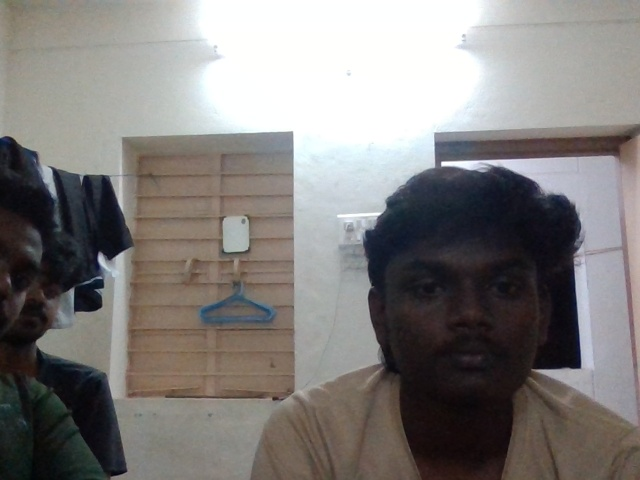
#> input picture photos/2023CS08_Dinesh S.jpg, 640 x 480 px; its folder holds only this picture in this run
$ python face_detector.py
#> lines starting #> are read from the running program, lines starting #| are printed output that depends on the picture
import cv2
import os
import csv
import numpy as np
from PIL import Image
import tkinter as tk
from tkinter import messagebox

def recognize_face():
    import threading

    # Load student data from CSV
    students = {}
    try:
        with open('jerin.csv', 'r') as file:
#> (reads jerin.csv from the repository)
            reader = csv.DictReader(file)
            for row in reader:
                students[row['Roll No']] = {
                    'name': row['Name'],
                    'department': row['Department'],
                    'course': row['Course']
                }
    except FileNotFoundError:
        messagebox.showerror("Error", "Student database not found!")
        return

    # Initialize face recognizer
    recognizer = cv2.face.LBPHFaceRecognizer_create()
    face_cascade = cv2.CascadeClassifier(cv2.data.haarcascades + 'haarcascade_frontalface_default.xml')

    # Prepare training data
    faces = []
    labels = []
    labels_dict = {}
    current_id = 0

    photos_dir = os.path.join(os.path.dirname(os.path.abspath(__file__)), 'photos')
    if not os.path.exists(photos_dir):
        messagebox.showerror("Error", "Photos directory not found!")
        return

    face_cascade_path = cv2.data.haarcascades + 'haarcascade_frontalface_default.xml'
    if not os.path.exists(face_cascade_path):
        messagebox.showerror("Error", "Haar cascade file missing!")
        return

    for root, _, files in os.walk(photos_dir):
        for file in files:
            if file.lower().endswith(('jpg', 'png')):
                path = os.path.join(root, file)
                try:
                    roll_no = os.path.splitext(file)[0].split('_')[0]
                    label = roll_no

                    if label not in labels_dict:
                        labels_dict[label] = current_id
                        current_id += 1

                    img = Image.open(path).convert('L')
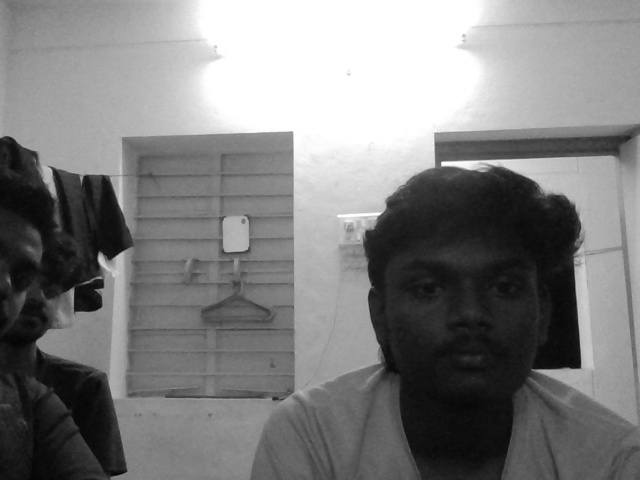
#> img: PIL image 640x480 L; min 2, max 255, mean 126.4
                    img_np = np.array(img, 'uint8')

                    detected_faces = face_cascade.detectMultiScale(
                        img_np,
                        scaleFactor=1.1,
                        minNeighbors=5,
                        minSize=(30, 30)
                    )
#> detected_faces = [[379, 216, 185, 185]]

                    for (x, y, w, h) in detected_faces:
                        faces.append(img_np[y:y+h, x:x+w])
                        labels.append(labels_dict[label])
#> this loop made 1 pass
#> after the loop, faces = 1 item; labels = [0]

                except Exception as e:
                    print(f"Error processing {file}: {str(e)}")

    if len(faces) == 0:
        messagebox.showerror("Error", "No faces found in the training images!")
        return

    # Train the recognizer
    recognizer.train(faces, np.array(labels))

    # Use a mutable flag so the thread can be stopped cleanly
    stop_flag = [False]

    def camera_loop():
        cap = cv2.VideoCapture(0)
        cap.set(cv2.CAP_PROP_FRAME_WIDTH, 640)
        cap.set(cv2.CAP_PROP_FRAME_HEIGHT, 480)

        cv2.namedWindow('Face Recognition')

        while not stop_flag[0]:
            ret, frame = cap.read()
            if not ret:
                break

            gray = cv2.cvtColor(frame, cv2.COLOR_BGR2GRAY)
            detected_faces = face_cascade.detectMultiScale(
                gray,
                scaleFactor=1.1,
                minNeighbors=5,
                minSize=(30, 30)
            )

            for (x, y, w, h) in detected_faces:
                roi_gray = gray[y:y+h, x:x+w]
                label_id, confidence = recognizer.predict(roi_gray)

                label = None
                for roll_no, lid in labels_dict.items():
                    if lid == label_id:
                        label = roll_no
                        break

                if label and confidence < 70:
                    student = students.get(label, {})
                    name = student.get('name', 'Unknown')
                    dept = student.get('department', 'Unknown')
                    cv2.putText(frame, f"Roll: {label} | {name}", (x, y - 10),
                                cv2.FONT_HERSHEY_SIMPLEX, 0.7, (0, 255, 0), 2)
                    cv2.rectangle(frame, (x, y), (x + w, y + h), (0, 255, 0), 2)
                else:
                    cv2.putText(frame, "Unknown", (x, y - 10),
                                cv2.FONT_HERSHEY_SIMPLEX, 0.7, (0, 0, 255), 2)
                    cv2.rectangle(frame, (x, y), (x + w, y + h), (0, 0, 255), 2)

            cv2.imshow('Face Recognition', frame)

            key = cv2.waitKey(1) & 0xFF
            # Stop on ESC key OR if the OpenCV window is closed
            if key == 27:
                break
            if cv2.getWindowProperty('Face Recognition', cv2.WND_PROP_VISIBLE) < 1:
                break

        cap.release()
        cv2.destroyAllWindows()

    # Run camera in a daemon thread so it doesn't block Tkinter
    t = threading.Thread(target=camera_loop, daemon=True)
    t.start()

if __name__ == "__main__":
    recognize_face()
